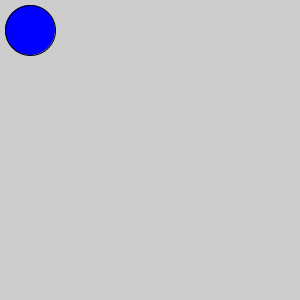
Frame 1 (no input)
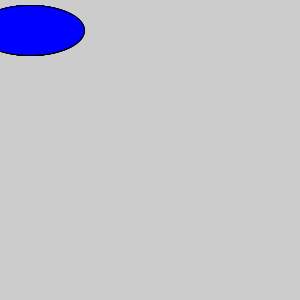
Frame 60 (the mouse pressed at the canvas centre just before this capture)
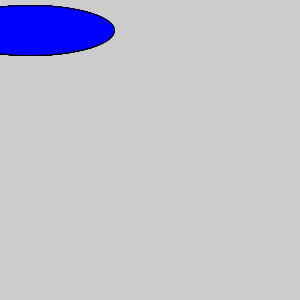
Frame 120 (the mouse held since frame 60 and released just before this capture)

The Processing sketch that drew these frames (run headless with seeded random() and noise(); from frame 60 on, the mouse is pressed at the canvas centre):

// Processing sketch: exercicio_1
// ── exercicio_1.pde
int largu=50;

void setup(){
size(300,300);
}

void draw(){
  
fill(0,0,255);
ellipse(30,30,largu,50);

largu=largu+1;


}
